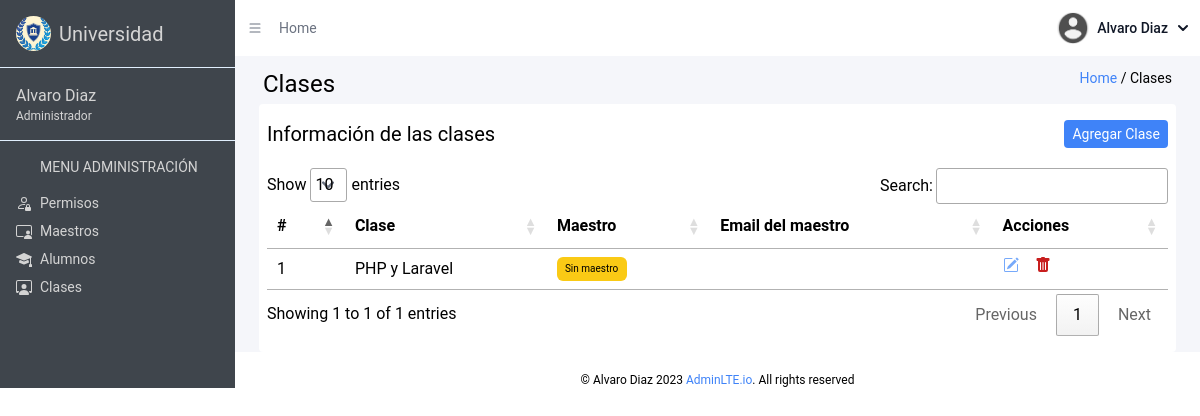
/view/admin_views/clases.php (signed in), run on an earlier commit of the app's database.
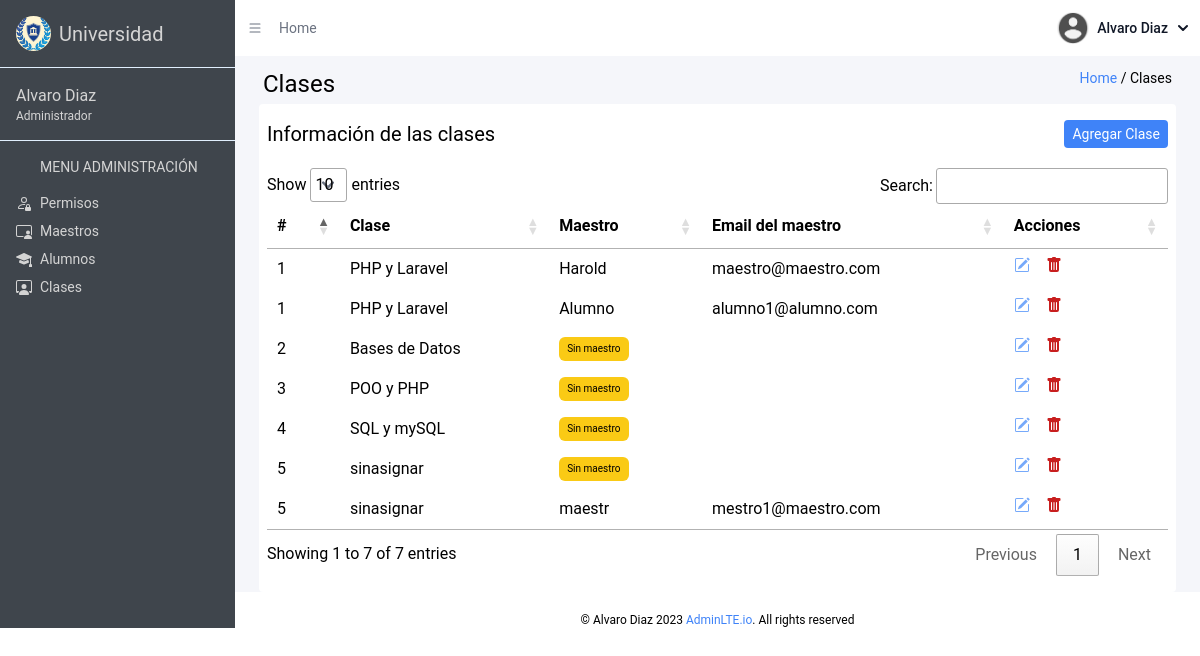
And on a later commit of the database.
### tables this page shows
CREATE TABLE `materia` (
  `id` int(11) NOT NULL,
  `nombre` varchar(20) NOT NULL,
  `descripcion` varchar(100) NOT NULL
);

CREATE TABLE `usuario` (
  `id` int(11) NOT NULL,
  `email` varchar(20) NOT NULL,
  `password` varchar(30) NOT NULL,
  `rol` int(11) NOT NULL DEFAULT 1,
  `nombre` varchar(20) NOT NULL,
  `apellido` varchar(20) NOT NULL,
  `contacto` int(11) NOT NULL,
  `estado` tinyint(1) DEFAULT 1
);

### view/admin_views/clases.php (the view, shortened to what the changed rows need)
<!DOCTYPE html>
<html lang="en">
<head>
  <link href="../../dist/output.css" rel="stylesheet">
  <link rel="stylesheet" href="https://cdn.datatables.net/1.13.6/css/jquery.dataTables.css" />
</head>
<body class="h-[100vh]">
  <div class="text-2xl flex h-full">
    <aside id="toggle-menu" class="menu w-[235px] min-w-[235px] text-sm bg-[#3f454c] text-neutral-300">
      <div class="logo p-4 flex gap-2 items-center border-b-[1px] border-solid border-blue-100">
        <h2 class="text-xl">Universidad</h2>
      </div>
    </aside>
    <main id="toggle-bg" class="w-full">
      <section class="bg-white flex items-center justify-between text-sm p-3 text-gray-500">
        <div href="#" class="flex gap-4 items-center">
          <h2>Home</h2>
        </div>
      </section>
      <section class="bg-[#F5F6FA] pb-0">
        <div class="title flex justify-between p-3 pb-0">
          <h2 class="text-2xl ml-0 lg:ml-4">Clases</h2>
          <div class="path text-sm lg:mr-4">
          </div>
        </div>
        <div class="content text-xs mt-1 mx-2 py-2 overflow-x-auto md:text-sm md:px-2 md:py-4 bg-white rounded lg:text-base lg:mx-6">
          <div class="flex justify-between border-b-gray-500 mb-5">
            <h2 class="text-lg lg:text-xl">Información de las clases</h2>
            <button class="bg-blue-500 text-white rounded px-2 py-1 text-xs lg:text-sm" id="crear-maestro-btn">Agregar Clase</button>
          </div>
          <table id="myTable" class="table table-auto">
            <thead class="">
              <tr>
                <th>#</th>
                <th>Clase</th>
                <th>Maestro</th>
                <th>Email del maestro</th>
                <th>Acciones</th>
              </tr>
            </thead>
            <tbody>
              <?php
              include($_SERVER["DOCUMENT_ROOT"] . "/controller/conn.php");
              $sql = $conn->query("SELECT DISTINCT
                                        m.id AS materia_id,
                                        m.nombre AS materia_nombre,
                                        m.descripcion,
                                        u.nombre AS maestro_nombre,
                                        u.email AS usuario_email,
                                        u.id
                                    FROM
                                        materia m
                                    LEFT JOIN
                                        cursousuario cu ON m.id = cu.materia_id
                                    LEFT JOIN
                                        usuario u ON cu.usuario_id = u.id AND u.rol = 2;
                                    ");
              if ($sql->num_rows > 0) {
              while($datos = $sql->fetch_object()) { ?>
              <tr>
                <td><?= $datos->materia_id ?></td>
                <td><?= $datos->materia_nombre ?></td>
                <td>
                <?= empty($datos->maestro_nombre) ? '<span class="bg-yellow-300 text-[10px] px-2 rounded-md grid items-center w-[70px]">Sin maestro</span>' : $datos->maestro_nombre;
                ?>
                </td>
                <td><?= $datos->usuario_email ?></td>
                <td class="flex gap-2 lg:gap-4 items-center justify-start">
                  <button data-materia="<?=$datos->materia_nombre?>" data-des="<?=$datos->descripcion?>" data-id-materia=<?=$datos->materia_id?> class="text-blue-400 flex justify-center editar-maestro-btn">
                  </button>
                  <button class="text-red-700 flex justify-center eliminar-relacion" data-modal-target="popup-modal" data-modal-toggle="popup-modal" data-usuario-id=<?= $datos->id ?> data-materia-id=<?= $datos->materia_id ?>type="button">
                  </button>
                </td>
              </tr>
              <?php }} ?>
            </tbody>
          </table>
        </div>
      </section>
    </main>
  </div>
</body>
</html>

What changed in the data, as far as the page shows it:
now on one of the page's lists (row unchanged): materia: id "1", nombre "PHP y Laravel", usuario.nombre "Alumno", usuario.email "alumno1@alumno.com"
shown differently, row unchanged: materia "PHP y Laravel": usuario.nombre (not shown) → "Harold"; usuario.email (not shown) → "maestro@maestro.com"; no longer shows "Sin maestro"
added materia: id "2", nombre "Bases de Datos", shows "Sin maestro"
added materia: id "3", nombre "POO y PHP", shows "Sin maestro"
added materia: id "4", nombre "SQL y mySQL", shows "Sin maestro"
added materia: id "5", nombre "sinasignar", shows "Sin maestro", usuario.nombre "maestr", usuario.email "mestro1@maestro.com"
Also different on the page:
text written by a page script: "Show entries Search: Showing 1 to 1 of 1 entries Previous 1 Next" → "Show entries Search: Showing 1 to 7 of 7 entries Previous 1 Next"
